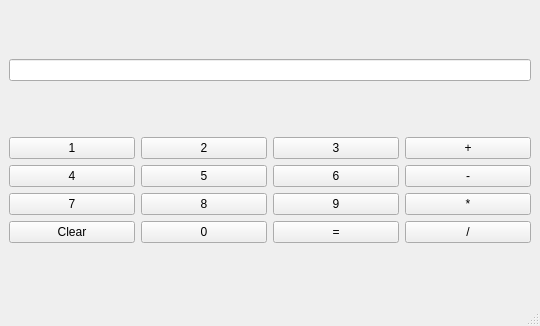
<?xml version="1.0" encoding="UTF-8"?>
<ui version="4.0">
 <class>MainWindow</class>
 <widget class="QMainWindow" name="MainWindow">
  <property name="geometry">
   <rect>
    <x>0</x>
    <y>0</y>
    <width>540</width>
    <height>326</height>
   </rect>
  </property>
  <property name="windowTitle">
   <string>MainWindow</string>
  </property>
  <widget class="QWidget" name="centralwidget">
   <layout class="QHBoxLayout" name="horizontalLayout_2">
    <item>
     <layout class="QVBoxLayout" name="verticalLayout_5">
      <item>
       <widget class="QLineEdit" name="lineEdit"/>
      </item>
      <item>
       <layout class="QHBoxLayout" name="horizontalLayout">
        <item>
         <layout class="QVBoxLayout" name="verticalLayout">
          <item>
           <widget class="QPushButton" name="pushButton1">
            <property name="text">
             <string>1</string>
            </property>
           </widget>
          </item>
          <item>
           <widget class="QPushButton" name="pushButton4">
            <property name="text">
             <string>4</string>
            </property>
           </widget>
          </item>
          <item>
           <widget class="QPushButton" name="pushButton7">
            <property name="text">
             <string>7</string>
            </property>
           </widget>
          </item>
          <item>
           <widget class="QPushButton" name="pushButtonClear">
            <property name="text">
             <string>Clear</string>
            </property>
           </widget>
          </item>
         </layout>
        </item>
        <item>
         <layout class="QVBoxLayout" name="verticalLayout_2">
          <item>
           <widget class="QPushButton" name="pushButton2">
            <property name="text">
             <string>2</string>
            </property>
           </widget>
          </item>
          <item>
           <widget class="QPushButton" name="pushButton5">
            <property name="text">
             <string>5</string>
            </property>
           </widget>
          </item>
          <item>
           <widget class="QPushButton" name="pushButton8">
            <property name="text">
             <string>8</string>
            </property>
           </widget>
          </item>
          <item>
           <widget class="QPushButton" name="pushButton0">
            <property name="text">
             <string>0</string>
            </property>
           </widget>
          </item>
         </layout>
        </item>
        <item>
         <layout class="QVBoxLayout" name="verticalLayout_3">
          <item>
           <widget class="QPushButton" name="pushButton3">
            <property name="text">
             <string>3</string>
            </property>
           </widget>
          </item>
          <item>
           <widget class="QPushButton" name="pushButton6">
            <property name="text">
             <string>6</string>
            </property>
           </widget>
          </item>
          <item>
           <widget class="QPushButton" name="pushButton9">
            <property name="text">
             <string>9</string>
            </property>
           </widget>
          </item>
          <item>
           <widget class="QPushButton" name="pushButtonEquals">
            <property name="text">
             <string>=</string>
            </property>
           </widget>
          </item>
         </layout>
        </item>
        <item>
         <layout class="QVBoxLayout" name="verticalLayout_4">
          <item>
           <widget class="QPushButton" name="pushButtonPlus">
            <property name="text">
             <string>+</string>
            </property>
           </widget>
          </item>
          <item>
           <widget class="QPushButton" name="pushButtonMinus">
            <property name="text">
             <string>-</string>
            </property>
           </widget>
          </item>
          <item>
           <widget class="QPushButton" name="pushButtonStar">
            <property name="text">
             <string>*</string>
            </property>
           </widget>
          </item>
          <item>
           <widget class="QPushButton" name="pushButtonDiv">
            <property name="text">
             <string>/</string>
            </property>
           </widget>
          </item>
         </layout>
        </item>
       </layout>
      </item>
     </layout>
    </item>
   </layout>
  </widget>
  <widget class="QMenuBar" name="menubar">
   <property name="geometry">
    <rect>
     <x>0</x>
     <y>0</y>
     <width>540</width>
     <height>21</height>
    </rect>
   </property>
  </widget>
  <widget class="QStatusBar" name="statusbar"/>
 </widget>
 <resources/>
 <connections/>
</ui>
